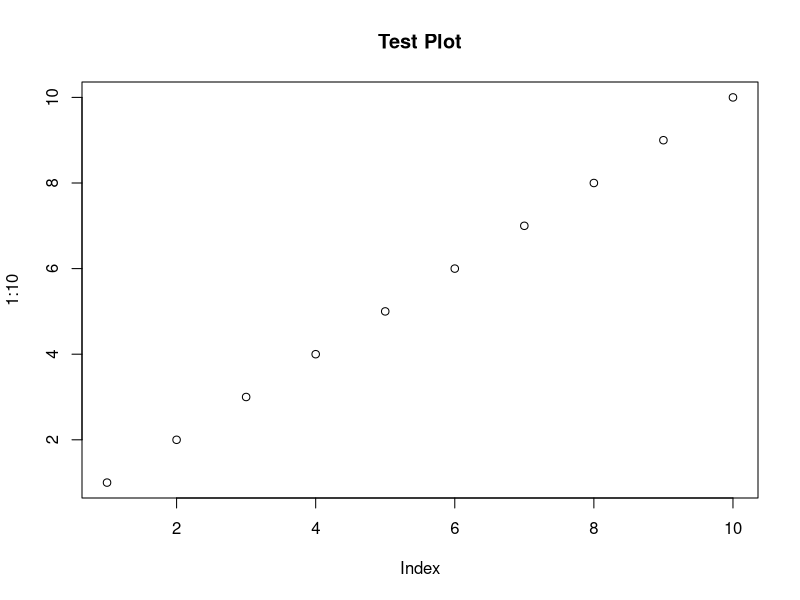

This figure's R source: (Note: this script raises an error after producing the figure.)
#!/usr/bin/env Rscript
# Test ragg package for PNG generation on headless systems

cat("=== Testing ragg package ===\n")

# Install ragg if needed
if (!requireNamespace("ragg", quietly = TRUE)) {
  cat("Installing ragg package...\n")
  install.packages("ragg", repos = "https://cloud.r-project.org", quiet = FALSE)
}

library(ragg)
cat("ragg package loaded successfully\n")

# Test creating a simple plot
cat("\nTesting agg_png() device...\n")
tryCatch({
  agg_png("test_ragg.png", width = 4, height = 4, units = "in", res = 300, background = "white")
  plot(1:10, main = "Test Plot")
  dev.off()
  
  if (file.exists("test_ragg.png")) {
    file_size <- file.info("test_ragg.png")$size
    cat("SUCCESS: PNG file created!\n")
    cat("File size:", file_size, "bytes\n")
    file.remove("test_ragg.png")
    cat("Test file cleaned up\n")
  } else {
    cat("FAILED: File was not created\n")
    stop("File creation failed")
  }
}, error = function(e) {
  cat("ERROR:", e$message, "\n")
  stop("Test failed: ", e$message)
})

cat("\n=== ragg test completed successfully ===\n")
